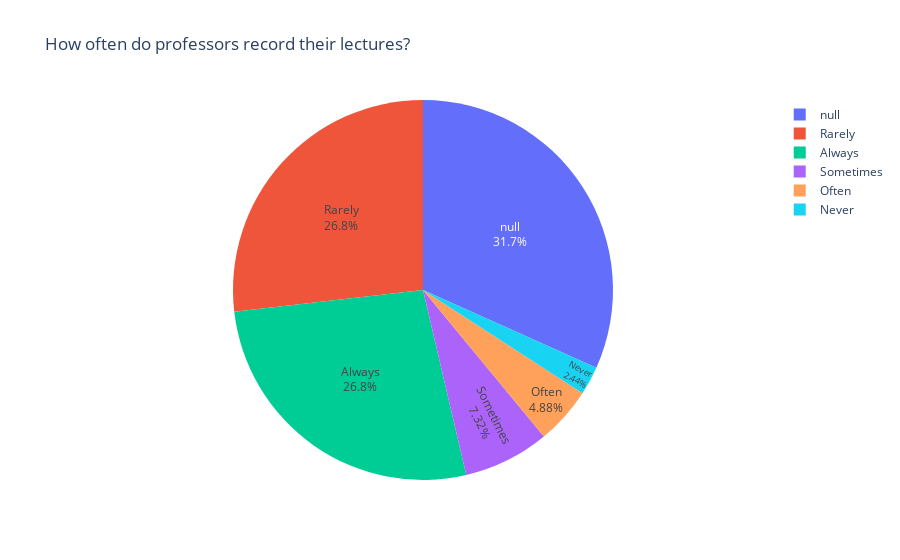

This figure's notebook cell:
### Code cell
fig = px.pie(df, 'likert_record_interval', title="How often do professors record their lectures?", hover_data=['likert_record_interval'])
fig.update_traces(textposition='inside', textinfo='percent+label')
fig.show()

### Figure 1 — Plotly figure (JSON) as saved in the notebook; plotly's stock layout.template omitted (floating-point values rounded to 4 significant figures)
{"data": [{"customdata": [[null], ["Rarely"], ["Always"], ["Always"], ["Sometimes"], ["Always"], ["Rarely"], ["Always"], ["Always"], [null], ["Never"], ["Rarely"], ["Sometimes"], ["Rarely"], ["Rarely"], [null], ["Rarely"], ["Often"], ["Always"], [null], [null], [null], [null], ["Always"], [null], ["Always"], ["Always"], ["Often"], ["Rarely"], [null], [null], ["Rarely"], ["Rarely"], [null], [null], ["Always"], ["Sometimes"], ["Rarely"], ["Rarely"], [null], ["Always"]], "domain": {"x": [0, 1], "y": [0, 1]}, "hovertemplate": "likert_record_interval=%{customdata[0]}<extra></extra>", "labels": [null, "Rarely", "Always", "Always", "Sometimes", "Always", "Rarely", "Always", "Always", null, "Never", "Rarely", "Sometimes", "Rarely", "Rarely", null, "Rarely", "Often", "Always", null, null, null, null, "Always", null, "Always", "Always", "Often", "Rarely", null, null, "Rarely", "Rarely", null, null, "Always", "Sometimes", "Rarely", "Rarely", null, "Always"], "legendgroup": "", "name": "", "showlegend": true, "textinfo": "percent+label", "textposition": "inside", "type": "pie"}], "layout": {"legend": {"tracegroupgap": 0}, "title": {"text": "How often do professors record their lectures?"}}}
